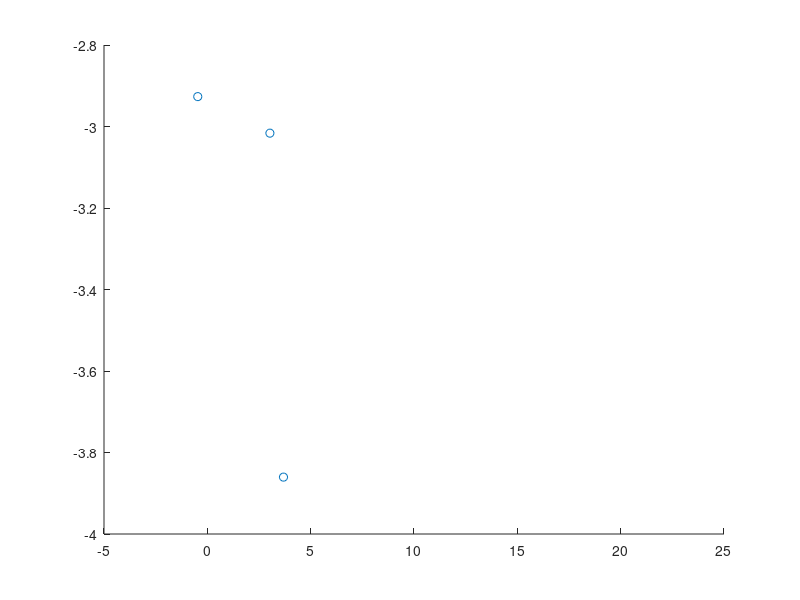

This figure's MATLAB source: (Note: this script raises an error after producing the figure.)
%Power level
%Mod order/type
%Sym Errors
%Bit Errors
%EVM
%SNR
%PAPR
%Channel Estimate

% close all;
clear all;

% ==================== OFDM SWEEP =====================================
load('ber.mat');

%TX_GN_EXT_ARR = [70:2:100];
N_REP = 5;
TX_GN_EXT_ARR = repelem([70:2:100+1], 1, N_REP);
APPLY_CFO_CORRECTION_EXT = 1;
N_OFDM_SYM_EXT = 30;
MOD_ORDER_EXT_ARR = [2 4 16];
MOD_ORDER_EXT = 16;
N_FRM_EXT = 5;
PLOT_EXT = 0;
DO_APPLY_PHASE_ERR_CORRECTION_EXT = 0;
N_DATA_SYMS = 48*30;


figure;

%bpsk_bit = 10*log10(bit_err_arr(m_order_arr == 2));
%qpsk_bit = 10*log10(bit_err_arr(m_order_arr == 4));
%qam16_bit = 10*log10(bit_err_arr(m_order_arr == 16));
%
%figure;
%scatter(snr_arr(m_order_arr == 2), bpsk_bit/(N_DATA_SYMS * log2(2)), 'r*'); hold on;
%scatter(snr_arr(m_order_arr == 4), qpsk_bit/(N_DATA_SYMS * log2(4)), 'bl*');
%scatter(snr_arr(m_order_arr == 16), qam16_bit/(N_DATA_SYMS * log2(16)), 'g*');


bpsk_bit = bit_err_arr(m_order_arr == 2);
qpsk_bit = bit_err_arr(m_order_arr == 4);
qam16_bit = bit_err_arr(m_order_arr == 16);

bpsk_ave = mean(snr_arr([m_order_arr == 2] & [bit_err_arr == 0]));
qpsk_ave = mean(snr_arr([m_order_arr == 4] & [bit_err_arr == 0]));
qam16_ave = mean(snr_arr([m_order_arr == 16] & [bit_err_arr == 0]));

%snr_arr([m_order_arr == 2] & [bit_err_arr == 0]) = bpsk_ave;
%snr_arr([m_order_arr == 4] & [bit_err_arr == 0]) = qpsk_ave;
%snr_arr([m_order_arr == 16] & [bit_err_arr == 0]) = qam16_ave;
%qpsk_ave = mean(snr_arr(m_order_arr == 4))
%qam16_ave = mean(snr_arr(m_order_arr == 16))

%bpsk_bit(bpsk_bit == 0) = 1e-2;
%qpsk_bit(qpsk_bit == 0) = 1e-2;
%qam16_bit(qam16_bit == 0) = 1e-2;

%snr_arr([bpsk_bit == 0].*[m_order_arr == 2])  = ones(1, length(m_order_arr(m_order_arr == 2)))*mean(snr_arr([bpsk_bit == 0].*[m_order_arr == 2]));
%snr_arr([qpsk_bit == 0].*[m_order_arr == 4])  = ones(1, length(m_order_arr(m_order_arr == 4)))*mean(snr_arr([qpsk_bit == 0].*[m_order_arr == 4]));
%snr_arr([bpsk_bit == 0].*[m_order_arr == 16])  = ones(1, length(m_order_arr(m_order_arr == 16)))*mean(snr_arr([qam16_bit == 0].*[m_order_arr == 16]));


%bpsk_bit(bpsk_bit == 0) = mean(snr_arr(bpsk_bit == 0));
%qpsk_bit(qpsk_bit == 0) = mean(snr_arr(qpsk_bit == 0));
%qam16_bit(qam16_bit == 0) = mean(snr_arr(qam16_bit == 0));

ber_floor = 1e-1;

figure;
scatter(snr_arr(m_order_arr == 2), 10*log10(bpsk_bit/(N_DATA_SYMS * log2(2))), 'r*'); hold on;
scatter(snr_arr(m_order_arr == 4), 10*log10(qpsk_bit/(N_DATA_SYMS * log2(4))), 'bl*');
scatter(snr_arr(m_order_arr == 16), 10*log10(qam16_bit/(N_DATA_SYMS * log2(16))), 'g*');
scatter(bpsk_ave, 10*log10(ber_floor/(N_DATA_SYMS * log2(2))), 'r*');
scatter(qpsk_ave, 10*log10(ber_floor/(N_DATA_SYMS * log2(4))), 'bl*');
scatter(qam16_ave, 10*log10(ber_floor/(N_DATA_SYMS * log2(16))), 'g*');

figure;
scatter(snr_arr(m_order_arr == 2), 10*log10(bpsk_bit/(N_DATA_SYMS * log2(2))), 'r*'); hold on;
scatter(snr_arr(m_order_arr == 4), 10*log10(qpsk_bit/(N_DATA_SYMS * log2(4))), 'bl*');
scatter(snr_arr(m_order_arr == 16), 10*log10(qam16_bit/(N_DATA_SYMS * log2(16))), 'g*');
scatter(bpsk_ave, 10*log10(ber_floor/(N_DATA_SYMS * log2(2))), 'r*');
scatter(qpsk_ave, 10*log10(ber_floor/(N_DATA_SYMS * log2(4))), 'bl*');
scatter(qam16_ave, 10*log10(ber_floor/(N_DATA_SYMS * log2(16))), 'g*');




%ofdm_bpsk_bit_err = bit_err_arr(m_order_arr == 2)/(N_DATA_SYMS*log2(2));
%%ofdm_bpsk_bit_err(ofdm_bpsk_bit_err == -Inf) = 1e-3;
%ofdm_bpsk_bit_err = 10*log10(ofdm_bpsk_bit_err);
%
%ofdm_qpsk_bit_err = bit_err_arr(m_order_arr == 4)/(N_DATA_SYMS*log2(4));
%%ofdm_qpsk_bit_err(ofdm_qpsk_bit_err == -Inf) = 1e-3;
%ofdm_qsk_bit_err = 10*log10(ofdm_qpsk_bit_err);
%
%ofdm_16qam_bit_err = bit_err_arr(m_order_arr == 16)/(N_DATA_SYMS*log2(16));
%%ofdm_16qam_bit_err(ofdm_16qam_bit_err == -Inf) = 1e-3;
%ofdm_16qam_bit_err = 10*log10(ofdm_16qam_bit_err);

%scatter(snr_arr(m_order_arr == 2), ofdm_bpsk_bit_err, 'r*'); hold on;
%scatter(snr_arr(m_order_arr == 4), ofdm_qpsk_bit_err, 'bl*');
%scatter(snr_arr(m_order_arr == 16), ofdm_16qam_bit_err, 'g*');

% ==================== OFDM SWEEP =====================================
load('cpscm_cap.mat');

%TX_GN_EXT_ARR = [70:2:100];
N_REP = 5;
TX_GN_EXT_ARR = repelem([70:2:100+1], 1, N_REP);
APPLY_CFO_CORRECTION_EXT = 1;
N_OFDM_SYM_EXT = 30;
MOD_ORDER_EXT_ARR = [2 4 16];
MOD_ORDER_EXT = 16;
N_FRM_EXT = 5;
PLOT_EXT = 0;
DO_APPLY_PHASE_ERR_CORRECTION_EXT = 0;
N_DATA_SYMS = 30;

ber_floor = 1e-1;


bpsk_bit = bit_err_arr(m_order_arr == 2);
qpsk_bit = bit_err_arr(m_order_arr == 4);
qam16_bit = bit_err_arr(m_order_arr == 16);

bpsk_ave = mean(snr_arr([m_order_arr == 2] & [bit_err_arr == 0]));
qpsk_ave = mean(snr_arr([m_order_arr == 4] & [bit_err_arr == 0]));
qam16_ave = mean(snr_arr([m_order_arr == 16] & [bit_err_arr == 0]));


scatter(snr_arr(m_order_arr == 2), 10*log10(bpsk_bit/(N_DATA_SYMS * log2(2))), 'm*'); hold on;
scatter(snr_arr(m_order_arr == 4), 10*log10(qpsk_bit/(N_DATA_SYMS * log2(4))), 'c*');
scatter(snr_arr(m_order_arr == 16), 10*log10(qam16_bit/(N_DATA_SYMS * log2(16))), 'k*');
scatter(bpsk_ave, 10*log10(ber_floor/(N_DATA_SYMS * log2(2))), 'm*');
scatter(qpsk_ave, 10*log10(ber_floor/(N_DATA_SYMS * log2(4))), 'c*');
scatter(qam16_ave, 10*log10(ber_floor/(N_DATA_SYMS * log2(16))), 'k*');

figure;

scatter(snr_arr(m_order_arr == 2), 10*log10(bpsk_bit/(N_DATA_SYMS * log2(2))), 'm*'); hold on;
scatter(snr_arr(m_order_arr == 4), 10*log10(qpsk_bit/(N_DATA_SYMS * log2(4))), 'c*');
scatter(snr_arr(m_order_arr == 16), 10*log10(qam16_bit/(N_DATA_SYMS * log2(16))), 'k*');
scatter(bpsk_ave, 10*log10(ber_floor/(N_DATA_SYMS * log2(2))), 'm*');
scatter(qpsk_ave, 10*log10(ber_floor/(N_DATA_SYMS * log2(4))), 'c*');
scatter(qam16_ave, 10*log10(ber_floor/(N_DATA_SYMS * log2(16))), 'k*');


